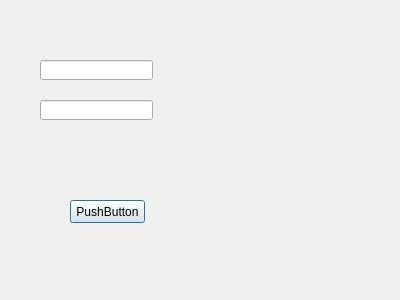
<?xml version="1.0" encoding="UTF-8"?>
<ui version="4.0">
 <class>Dialog</class>
 <widget class="QDialog" name="Dialog">
  <property name="geometry">
   <rect>
    <x>0</x>
    <y>0</y>
    <width>400</width>
    <height>300</height>
   </rect>
  </property>
  <property name="windowTitle">
   <string>Dialog</string>
  </property>
  <widget class="QLineEdit" name="lineEdit">
   <property name="geometry">
    <rect>
     <x>40</x>
     <y>60</y>
     <width>113</width>
     <height>20</height>
    </rect>
   </property>
  </widget>
  <widget class="QLineEdit" name="lineEdit_2">
   <property name="geometry">
    <rect>
     <x>40</x>
     <y>100</y>
     <width>113</width>
     <height>20</height>
    </rect>
   </property>
  </widget>
  <widget class="QPushButton" name="pushButton">
   <property name="geometry">
    <rect>
     <x>70</x>
     <y>200</y>
     <width>75</width>
     <height>23</height>
    </rect>
   </property>
   <property name="text">
    <string>PushButton</string>
   </property>
  </widget>
 </widget>
 <resources/>
 <connections/>
</ui>
